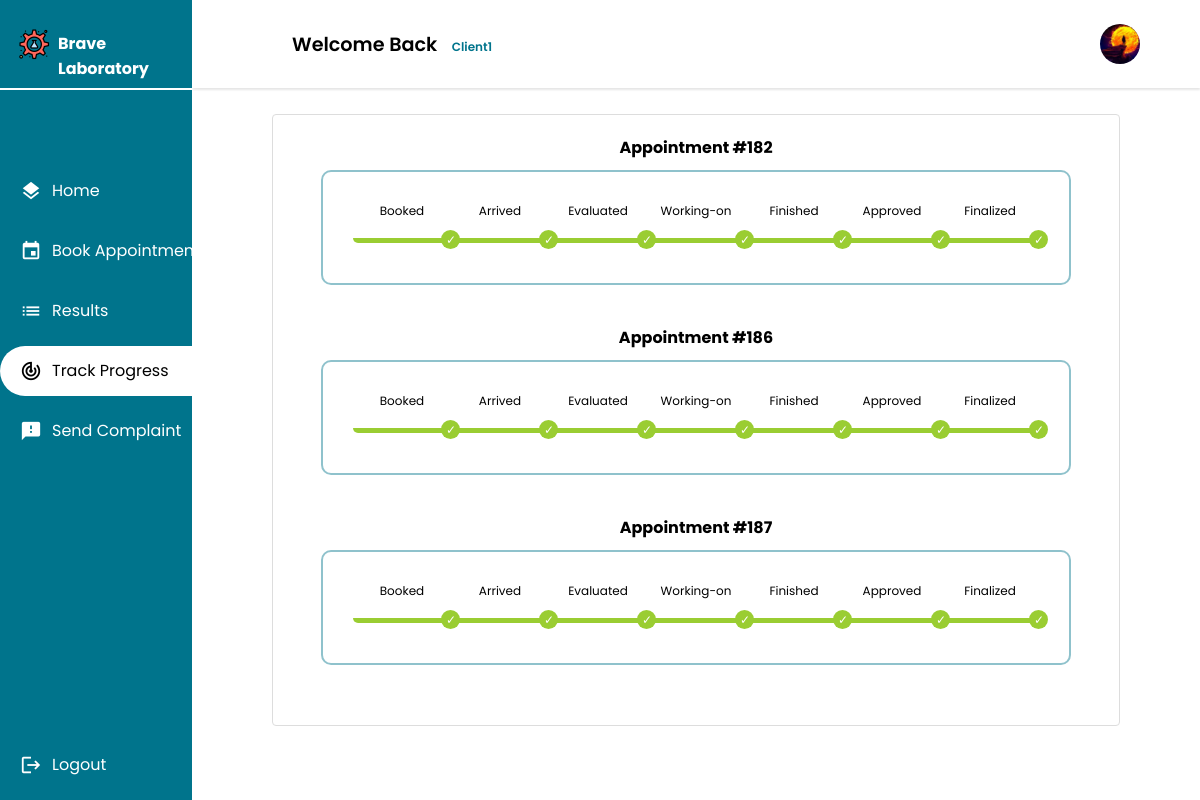
The app's page /client/requests/ (signed in) with its own data.
### client/models.py (models this page shows, shortened)
class Client(models.Model):
    GENDERS =[
        ('M','Male'),
        ('F','Female')
    ]
    BLOOD_TYPES = [
        ('A+', 'A+'),
        ('A-', 'A-'),
        ('B+', 'B+'),
        ('B-', 'B-'),
        ('AB+', 'AB+'),
        ('AB-', 'AB-'),
        ('O+', 'O+'),
        ('O-', 'O-')
    ]
    user = models.OneToOneField(User, primary_key = True, on_delete=models.CASCADE)
    phone_number = models.CharField(max_length=10,validators=[phone_regex])
    gender = models.CharField(max_length = 1 ,choices = GENDERS)
    address = models.CharField(max_length=50)
    policy = models.BooleanField(default = False)
    profile_pic = models.ImageField(default="default.png", upload_to="profile_pics")
    date_of_birth = models.DateField(default='2003-03-08')
    tests_made = models.PositiveIntegerField(default=0)
    blood_type = models.CharField(max_length=3, choices=BLOOD_TYPES,null=True,blank=True)
    class Meta():
        db_table = 'auth_client'

### main_home/models.py (models this page shows, shortened)
class Appointment(models.Model):
    UPCOMING = 'Upcoming'
    TOMORROW = 'Tommorow'
    TODAY = 'Today'
    OVERDUE = 'Overdue'
    STATUS_CHOICES = [
        (UPCOMING, 'Upcoming'),
        (TOMORROW, 'Tommorow'),
        (TODAY, 'Today'),
        (OVERDUE, 'Overdue'),
    ]
    client = models.ForeignKey(Client, on_delete=models.CASCADE)
    tests_requested = models.ManyToManyField(TestOffered, blank=True)
    date = models.DateField(validators=[validate_date_not_past])
    description = models.CharField(max_length=1000,blank=True)
    document = models.ImageField(null=True,blank=True,upload_to='medical_documents')
    total_price = models.DecimalField(max_digits=10, decimal_places=2)
    payment_status = models.BooleanField(default=False)
    arrived = models.BooleanField(default=False)
    cancelled = models.BooleanField(default=False)
    performed = models.BooleanField(default=False)
    urgent = models.BooleanField(default=False)
    class Meta:
        db_table = 'appointment'
    def __str__(self):
        return f"Appointment #{self.id}"
    @property
    def status(self):
        today = timezone.now().date()
        if self.date == today:
            return self.TODAY
        elif self.date == today + timezone.timedelta(days=1):
            return self.TOMORROW
        elif self.date > today:
            return self.UPCOMING
        else:
            return self.OVERDUE

### client/views.py (the view)
# urls.py: path("requests/",views.request_list,name="auditor_request_list"),
@login_required
@permission_required('client.view_client', raise_exception=True)
def request_list(request):
    appointments = Appointment.objects.filter(cancelled=False,client=request.user.client)
    context = {
        'appointments': appointments
    }
    return render(request,'client/request/request_list.html',context)

### client/templates/client/request/request_list.html (shortened to what this page needs)
{% extends 'client/client.html' %}
{% load static %}
{% block main %}
<div class="Container">
    {% if appointments %}
    {% for appointment in appointments %}
    {% if appointment.status != Appointment.OVERDUE %}
            {% if appointment.analysisrequest and appointment.analysisrequest.testresult.report.invoice %}
                <div class="progress-bar">
                    <h4 class="small-header">{{appointment}}</h4>
                    <ol class="progress-meter">
                        <li class="progress-point finished">Booked</li>
                        {% if appointment.arrived %}
                        <li class="progress-point finished">Arrived</li>
                        {% else %}
                        <li class="progress-point pending">Arrived</li>
                        {% endif %}
                        {% if appointment.performed %}
                        <li class="progress-point finished">Evaluated</li>
                        {% else %}
                        <li class="progress-point pending">Evaluated</li>
                        {% endif %}
                        {% if appointment.analysisrequest  %}
                            {% if appointment.analysisrequest.status == "finished" %}
                                <li class="progress-point finished">Working-on</li>
                                <li class="progress-point finished">Finished</li>
                            {% endif %}
                            {% if appointment.analysisrequest.testresult.approved %}
                                <li class="progress-point finished">Approved</li>
                                <li class="progress-point finished">Finalized</li>
                            {% else %}
                                <li class="progress-point pending">Approved</li>
                                <li class="progress-point pending">Finalized</li>
                            {% endif %}
                        {% else %}
                            <li class="progress-point pending">Working-on</li>
                            <li class="progress-point pending">Finished</li>
                            <li class="progress-point pending">Approved</li>
                            <li class="progress-point pending">Finalized</li>
                        {% endif %}
                    </ol>
                </div>
            {% endif %}
        {% endif %}
    {% endfor %}
    {% else %}
        <h3 style="margin:10px 0 ;">No Appointment in Progress</h3>
    {% endif %}
</div>
{% endblock main %}

### main_home/templates/main_home/actors_base.html (shortened to what this page needs)
{% extends 'main_home/base.html' %}
{% load static %}
{% block css %}
        <link rel="stylesheet" href="{% static 'css/resources/google_icons.css' %}">
        <link rel="stylesheet" href="{% static 'css/resources/font-awesome.all.min.css' %}">
        <link rel="stylesheet" href="{% static 'css/actors.css' %}" />
{% endblock css %}
{% block content %}
    <div class="container">
        <header>
            <div class="wlc">
                <h1>Welcome Back&nbsp;<span class="smaller-text">{{user.username}}</span></h1>
            </div>
            <div class="Left">
                <ul class="DROPS">
                    {% if user.groups.first.name == 'client' %}
                    <li class="profile-header"><a class="profile-pic-container" onclick="showElement()"><img class="profile-pic" alt="profile_pic" src="{{ user.client.profile_pic.url }}"></img><i class="fa-solid fa-chevron-down"></i></a>
                    {% endif %}
                        </li>
                    </ul>
                </div>
        </header>
        <div class="Main">
            {% block main %}{% endblock main %}
        </div>
    </div>
    <div class="nav-header">
        <a class="logo" href="{% url user.groups.first.name %}">
            <img alt='logo' src="{% static 'img/logo.png' %}">
            <span><strong>Brave Laboratory</strong></span>
        </a>
    </div>
    <nav>
        <ul>
            {% block sidebar %}{% endblock sidebar %}
            <li class="end">
                <a href='{% url 'logout' %}'>
                    <span class="material-icons emoji">logout</span>
                    <span class="nav-item">Logout</span>
                </a>
            </li>
        </ul>
    </nav>
{% endblock content %}

### static/css/actors.css (style rules this page uses)
* { font-family: 'Poppins', sans-serif; margin: 0; padding: 0; }
body { background-color: #fff; overflow-y: scroll; }
ul { list-style-type: none; }
.container { text-align: center; float: right; width: 100%; height: 90vh; }
header { position: fixed; top: 0; left: 0; right: 0; z-index: 1; width: 84vw; height: 11vh; background-color: rgb(255, 255, 255); display: flex; align-items: center; justify-content: space-between; margin-left: auto; box-shadow: 0px 2px 2px rgba(0, 0, 0, 0.1); }
.Main { display: flex; justify-content: center; margin-top: 9.5vh; margin-left: 16vw; padding-top: 1.5%; padding-bottom: 1.5%; }
.Container { font-size: 16px; width:100%; height: 100%; margin: 0 20px; border-radius: 20px; background-color: white; padding-left: 10px; padding-right: 10px; }
.wlc { margin-left: 100px; }
.wlc h1 { font-size: 1.2rem; }
.Left { float: right; display: flex; align-items: center; flex-direction: row; justify-content: space-between; gap: 40px; margin-right: 15px; }
.DROPS { display: flex; align-items: center; justify-content: center; flex-direction: row; gap: 50px; }
.DROPS a { width: auto; height: auto; padding: 50px; text-decoration: none; color: black; padding: 1px; }
.DROPS li { padding: 20px; list-style: none; }
.DROPS .profile-header { width: auto; border-radius: 30px; height: 20px; display: flex; justify-content: center; align-items: center; cursor: pointer; }
.nav-header { position: fixed; left: 0; z-index: 1; top: 0; bottom: 89vh; background-color: #00748c ; width: 16vw; height: 11vh; overflow: hidden; box-shadow: 0px 4px 4px rgb(255, 255, 255); }
.nav-header a { position: relative; color: white; padding-left: 18px; width: 15vw; }
nav { position: fixed; left: 0; z-index: 1; top: 11.2vh; bottom: 0; background-color: #00748c; width: 16vw; overflow: hidden; }
.logo { display: flex; transition: all 0.5s ease; margin-top: 3.5vh; padding-right: 0 !important; width: 100%; gap: 8px; }
.logo span { font-size: 1rem; padding-top: 3px; }
.logo img { height: 32px; }
nav a { position: relative; color: white; display: table; padding-left: 20px; padding-right: 30px; width: 15vw; }
nav .material-icons { position: relative; top: 14px; font-size: 22px !important; }
nav ul { margin-top: 40%; }
.nav-item { position: relative; top: 8px; margin-left: 10px; }
nav ul li { transition: 0.4s; width: auto; margin-bottom: 10px; }
.end { position: fixed; bottom: 0; transition: 0.4s; width: auto; margin-bottom: 10px; }
nav ul li::after { content: ''; display: block; position: relative; left: 0; width: 5px; height: 100%; }
.profile-pic { width: 40px; height: 40px; border-radius: 50%; cursor: pointer; object-fit: cover; }
header h1 { font-weight: 600; }
a { text-decoration: none; }
nav a { height: 50px; }
.profile-pic-container { display: flex; justify-content: center; align-items: center; gap: 12px; }
.profile-pic-container i { cursor: pointer !important; }

### main_home/templates/main_home/actors_base.html (style rules this page uses)
.smaller-text { font-size: 12px; margin-left: 10px; color: #00748c; text-transform: capitalize; }

### client/templates/client/request/request_list.html (style rules this page uses)
.Container { margin: 20px; border: 1px solid #ddd; border-radius: 4px; padding: 20px; animation: fade-in 0.5s; width: 80%; }
.progress-bar { width: 750px; margin: 0 auto 40px auto; }
.progress-meter { padding: 0; }
ol.progress-meter { list-style-type: none; display: flex; justify-content: space-between; border: 2px solid #00748c70; padding: 30px 30px 40px 30px; border-radius: 10px; }
ol.progress-meter li { display: inline-block; text-align: center; text-indent: -19px; height: 36px; width: 98px; font-size: 12px; border-bottom-width: 5px; border-bottom-style: solid; border-radius: 5px; }
ol.progress-meter li:before { position: relative; float: left; text-indent: 0; left: -webkit-calc(100% - 9.5px); left: -moz-calc(100% - 9.5px); left: -ms-calc(100% - 9.5px); left: -o-calc(100% - 9.5px); left: calc(100% - 9.5px); }
ol.progress-meter li.finished { font-size: 12px; }
ol.progress-meter li.finished:before { content: "\2713"; height: 19px; width: 19px; line-height: 19px; bottom: -28.175px; border: none; border-radius: 19px; }
ol.progress-meter li.finished { color: black; border-bottom-color: yellowgreen; }
ol.progress-meter li.finished:before { color: white; background-color: yellowgreen; }
.small-header { margin-bottom: 10px; }

### records on screen
Appointment: id "Appointment #182", arrived "Arrived", performed "Evaluated", shows "Working-on", shows "Approved"
Appointment: id "Appointment #186", arrived "Arrived", performed "Evaluated", shows "Working-on", shows "Approved"
Appointment: id "Appointment #187", arrived "Arrived", performed "Evaluated", shows "Working-on", shows "Approved"

### other values on screen
{{ user.username }} "Client1"
